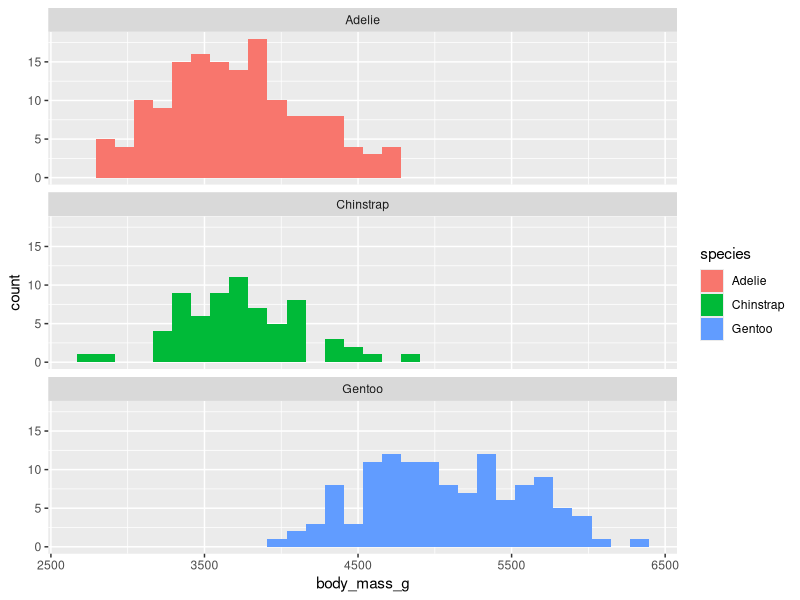
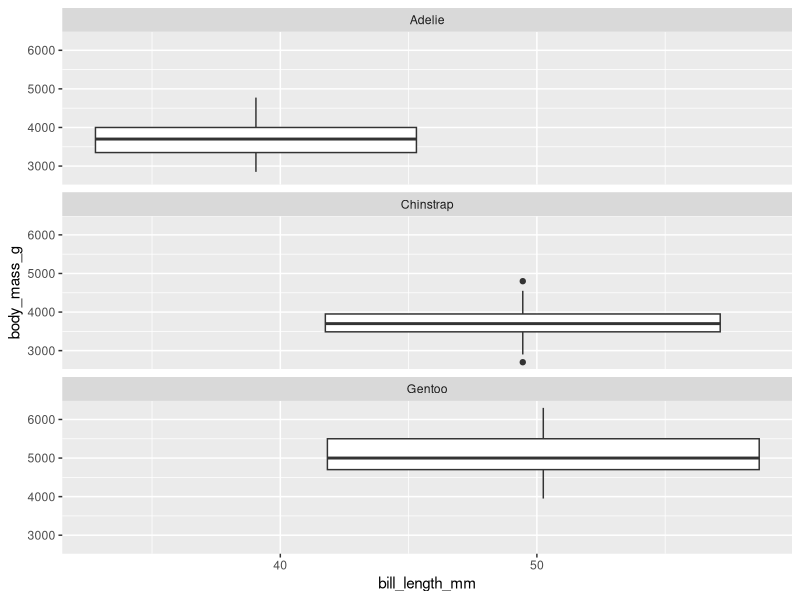
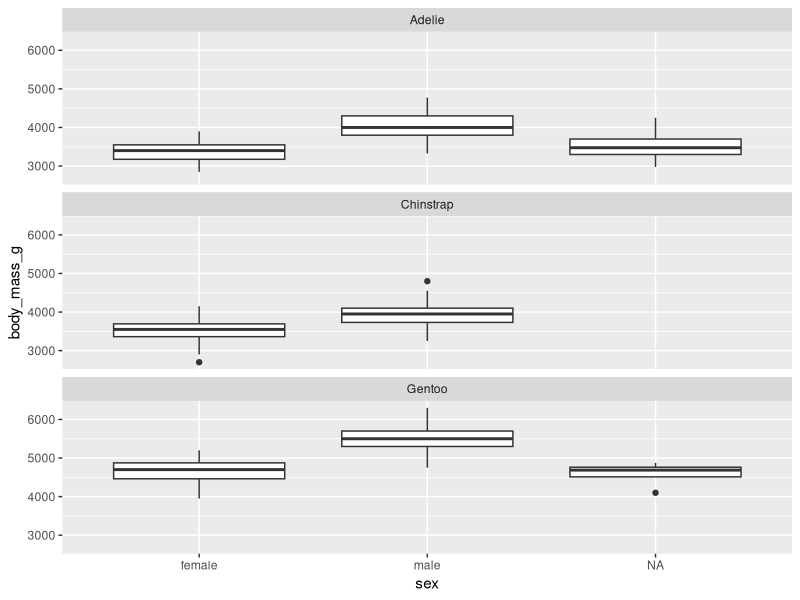

Here is the R script that generated these plots, in order:
## ---- chunk 1
knitr::opts_chunk$set(echo = TRUE)
library(tidyverse)
library(palmerpenguins)
## ---- chunk 2
na_removed_penguins<-penguins %>% filter(is.na(sex)==FALSE)
view(penguins)
## ---- chunk 3
ggplot(penguins)+
  geom_histogram(mapping=aes(x= body_mass_g, fill=species))+
  facet_wrap(~species,nrow=3)
## ---- chunk 4
ggplot(penguins)+
  geom_boxplot(mapping = aes(x= bill_length_mm, y= body_mass_g))+
  facet_wrap(~species,nrow=3)
## ---- chunk 5
ggplot(penguins)+
  geom_boxplot(mapping = aes(x= sex, y= body_mass_g))+
  facet_wrap(~species,nrow=3)
